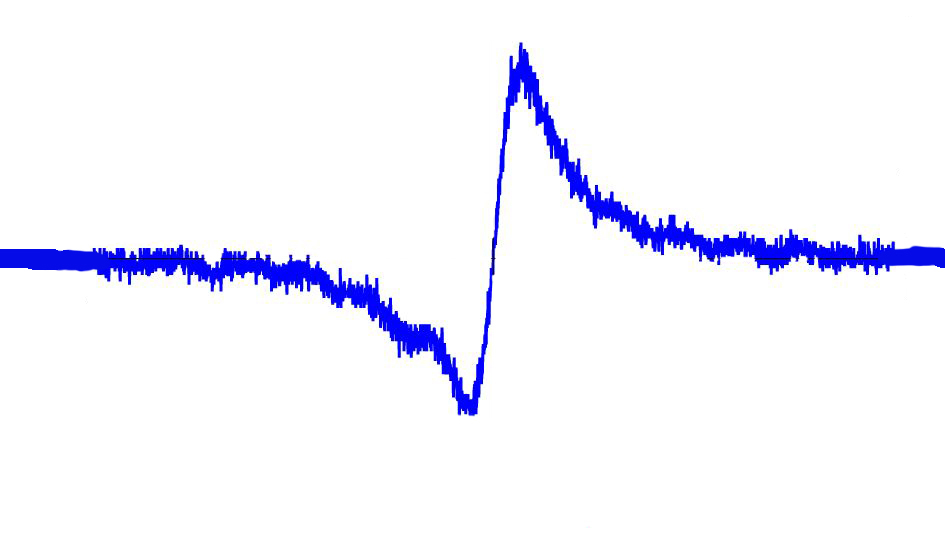
#> input picture modulation_transfer_spectroscopy_no.jpg, 945 x 545 px
$ python modulation_transfer_spectroscopy_fitting.py   (older library calls are emulated)
#> lines starting #> are read from the running program, lines starting #| are printed output that depends on the picture; after the words box and inside, x2 and y2 are one past the last pixel; in counts of white or black regions, pixels touching at a corner belong together
import cv2
from PIL import Image
import numpy as np
from scipy import *
import scipy.special as sp
import matplotlib.pyplot as plt
from scipy.optimize import curve_fit
from scipy import special
from sklearn.metrics import r2_score

# Rescale picture
img = Image.open('modulation_transfer_spectroscopy_no.jpg')
#> img is the input picture: PIL image 945x545 RGB; mean R, G, B 243.5, 243.6, 253.7
img_scale = Image.open('modulation_transfer_spectroscopy_scale.jpg')
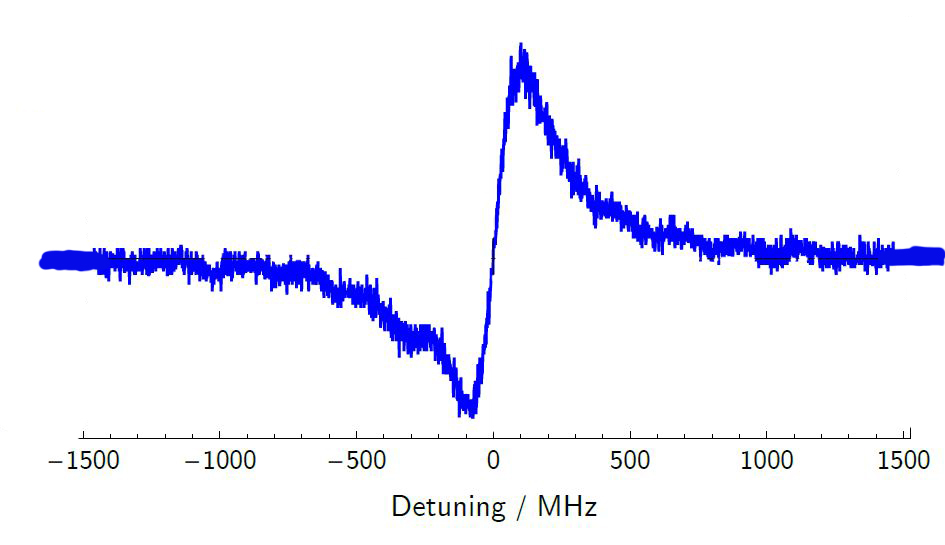
#> input picture modulation_transfer_spectroscopy_scale.JPG, 945 x 545 px, found by its file name
#> img_scale is the input picture: PIL image 945x545 RGB; mean R, G, B 241.9, 242.1, 251.7
wsize = int(800) # x-axis pixel
hsize = int(500) # y-axis pixel
img = img.resize((wsize, hsize), Image.ANTIALIAS)
#> img: PIL image 800x500 RGB
img_scale=img_scale.resize((wsize, hsize), Image.ANTIALIAS)
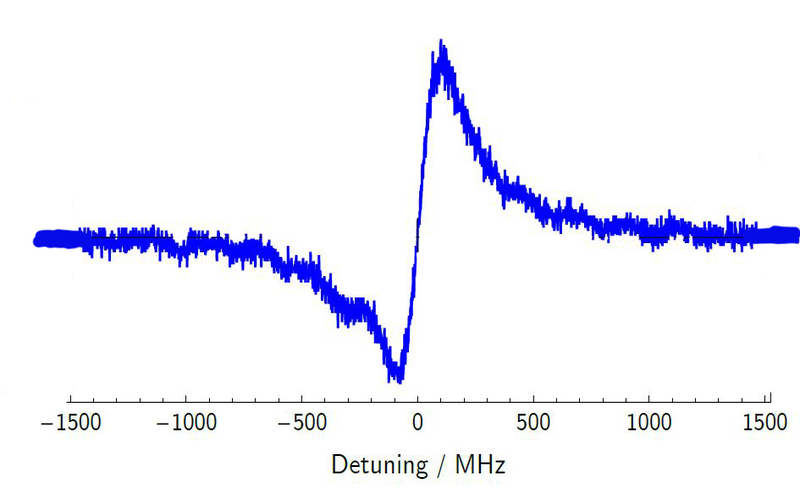
#> img_scale: PIL image 800x500 RGB; mean R, G, B 241.8, 242, 251.5
img.save('resized_modulation_transfer_spectroscopy_no.jpg')
img_scale.save('resized_modulation_transfer_spectroscopy_scale.jpg')
img = cv2.imread('resized_modulation_transfer_spectroscopy_no.jpg',2);
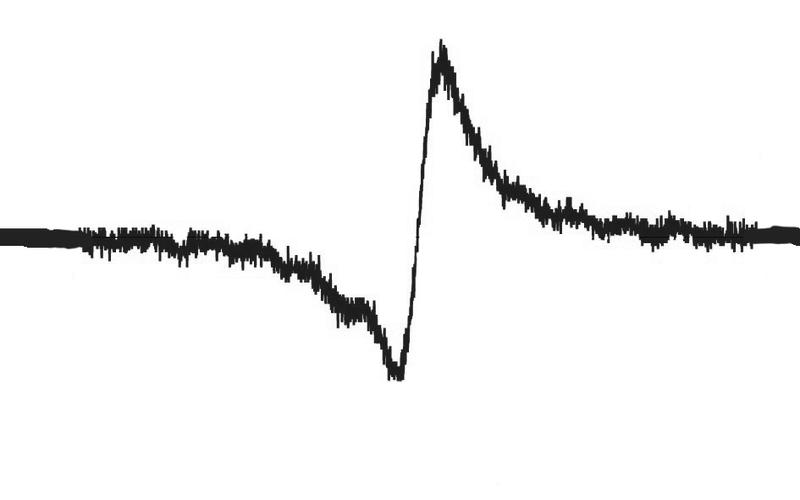
#> img: shape (500, 800); min 0, max 255, mean 244.7
img_scale = cv2.imread('resized_modulation_transfer_spectroscopy_scale.jpg',2);
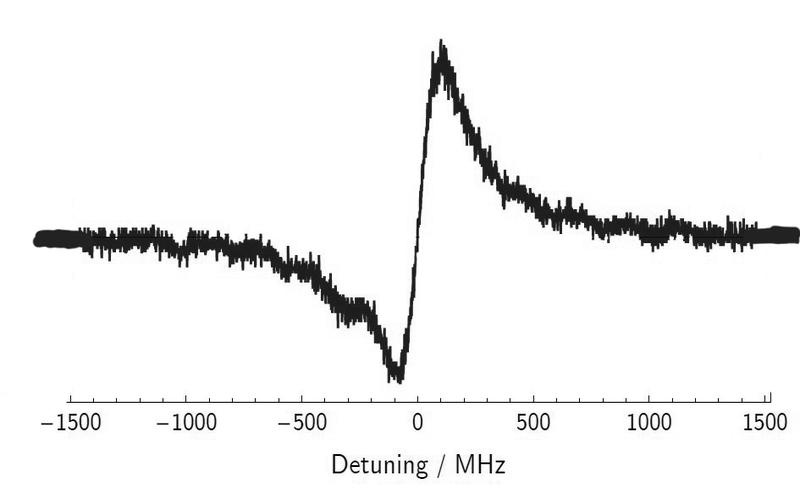
#> img_scale: shape (500, 800); min 0, max 255, mean 242.9

# Change image to black and white
ret, bw_img = cv2.threshold(img,127,255,cv2.THRESH_BINARY)
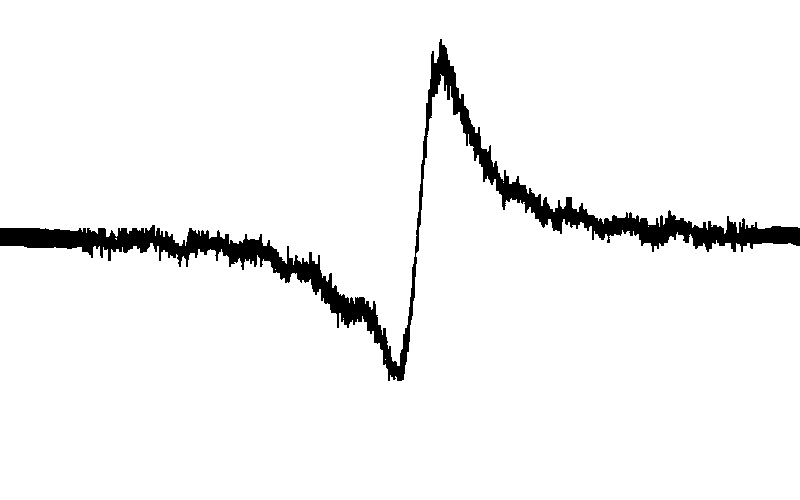
#> bw_img: shape (500, 800); 95.6% white; 1 black region, box (x1, y1, x2, y2) and area: (0, 39, 800, 381) 17741
ret, bw_img_scale = cv2.threshold(img_scale,127,255,cv2.THRESH_BINARY)
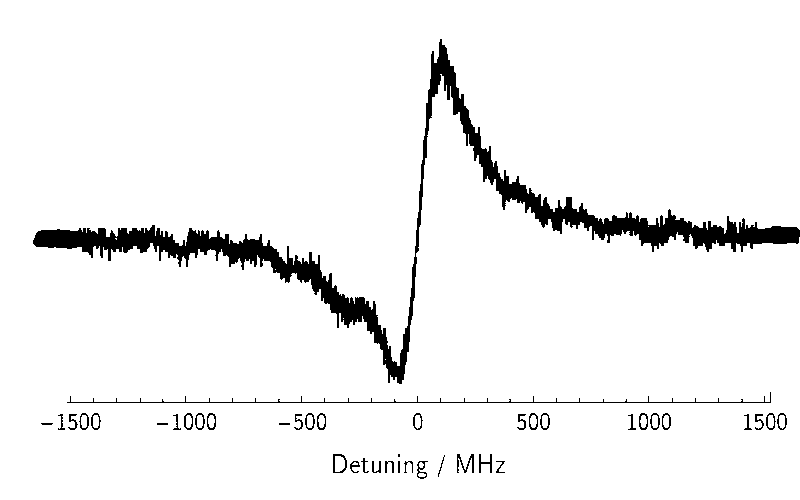
#> bw_img_scale: shape (500, 800); 95% white; 41 black regions (1 under 20 px), largest, box (x1, y1, x2, y2) and area: (33, 39, 800, 384) 17058, (67, 392, 771, 403) 854, (457, 454, 474, 473) 130
bw_img = bw_img.transpose()
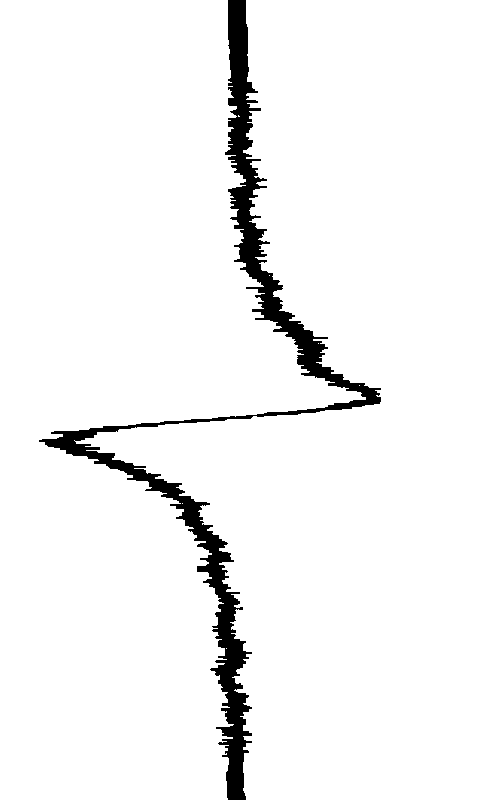
#> bw_img: shape (800, 500); 95.6% white; 1 black region, box (x1, y1, x2, y2) and area: (39, 0, 381, 800) 17741


x_0= np.linspace(0,1, wsize);
y_b= np.linspace(1,1, wsize);
y_t= np.linspace(1,1, wsize);

for i in range(wsize):
    for j in range(hsize):
        if bw_img[i,j]==0:
            # Search data from bottom to top
            y_b[i]=hsize-j;
        if bw_img[i,-j]==0:
            # Search data from top to bottom
            y_t[i]=j;
y_0=(y_b+y_t)/2; # Average data

# plt.plot(x_0,y_b,'--')
# plt.plot(x_0,y_0)
# plt.plot(x_0,y_t,'--')
###############################################################################
## How to recale the graph
## we can rescale the grahp by look at the minimum scale and maxmum scale
## In this case, minimum scale at index of 93 (int_min = 93, x=0) maximum scale at index of 758 (int_max = 758, x=10)
xmin = -1500;
xmax=1500;
int_xmin=70; # x= 0;
int_xmax=764; # x=10;

###############################################################################
## Plot data
###############################################################################
plt.figure(1)
x=np.linspace(xmin,xmax,int_xmax-int_xmin);
y=y_0[int_xmin:int_xmax]/hsize-1/2;
plt.plot(x,y)


###############################################################################
## Define function for fitting
###############################################################################

def Ln(delta,omega_m,n,Gamma):
    return Gamma**2/(Gamma**2+(delta-n*omega_m)**2);
def Dn(delta,omega_m,n,Gamma):
    return Gamma*(delta-n*omega_m)/(Gamma**2+(delta-n*omega_m)**2);
# This is the same function but set Bessel function as unity
def S_function(delta,s,s0,omega_m,Gamma,t):
    return (-s/np.sqrt(Gamma**2+omega_m**2))*((Ln(delta,omega_m,-1,Gamma)-Ln(delta,omega_m,-1/2,Gamma)+Ln(delta,omega_m,+1/2,Gamma)-Ln(delta,omega_m,1,Gamma))*np.cos(omega_m*t)+(Dn(delta,omega_m,1,Gamma)-Dn(delta,omega_m,1/2,Gamma)-Dn(delta,omega_m,-1/2,Gamma)+Dn(delta,omega_m,-1,Gamma))*np.sin(omega_m*t))+s0;

def S_fit(delta,s,s0):
    omega_m = 16.55;
#> (the run stopped early here; a loop or call above may not have finished)
